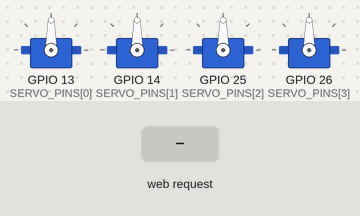
This sketch was run on a simulated ESP32. Shown: 4 × servo. The test bench sets the inputs (shaded band). What the sketch prints to the serial monitor is not drawn.

Above: at 1.2 s.
1.3 s: HTTP request GET /api/servo?joint=1&angle=1 received
At 2.0 s:
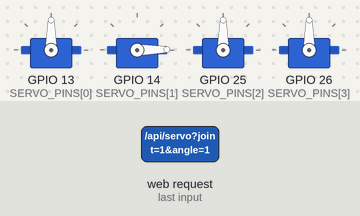
Timing chart, 0 to 4.3 s (numbered marks = the images above; inputs shaded):
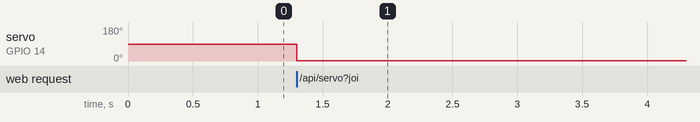

Measured:
- after the input at 1.3 s, servo on GPIO 14 (SERVO_PINS[1]): 90° → 1° at once

The sketch:

RoboticArm.ino
```cpp
#include <WiFi.h>
#include <WebServer.h>
#include <ESP32Servo.h>

const char* AP_SSID = "ArmBot-ESP32";
const char* AP_PASSWORD = "ArmControl123";

const uint8_t SERVO_PINS[4] = {13, 14, 25, 26};
const uint8_t IR_SENSOR_PIN = 27;
const bool IR_ACTIVE_LOW = true;
const int SERVO_MIN_US = 500;
const int SERVO_MAX_US = 2400;

const char INDEX_HTML[] PROGMEM = R"rawliteral(
<!DOCTYPE html>
<html lang="en">
<head>
<meta charset="UTF-8">
<meta name="viewport" content="width=device-width, initial-scale=1">
<title>ArmBot Control</title>
<style>
:root{color-scheme:dark;--bg:#0b1020;--panel:#151e32;--line:#283650;--text:#eef3ff;--muted:#9baac2;--accent:#7c9cff;--good:#39d6a0;--warn:#ffbd69}
*{box-sizing:border-box}body{margin:0;background:radial-gradient(circle at top,#172747,var(--bg) 55%);font-family:Arial,sans-serif;color:var(--text);min-height:100vh}
main{width:min(980px,94%);margin:28px auto}.top{display:flex;justify-content:space-between;align-items:center;gap:16px;flex-wrap:wrap;margin-bottom:22px}
h1{font-size:clamp(25px,5vw,36px);margin:0}.sub{color:var(--muted);margin-top:7px;font-size:14px}
.pill,.card{background:var(--panel);border:1px solid var(--line);border-radius:16px}.pill{padding:10px 14px;color:var(--good);font-size:13px}
.grid{display:grid;grid-template-columns:repeat(2,minmax(0,1fr));gap:16px}
.card{padding:20px}.wide{grid-column:1/-1}.card h2{font-size:17px;margin:0 0 17px}
.sensor{display:flex;align-items:center;justify-content:space-between;gap:12px;padding:13px 0;border-top:1px solid var(--line)}
.sensor:first-of-type{border-top:0}.value{font-weight:700}.status{color:var(--good)}
.joint{margin:18px 0}.joint-head{display:flex;justify-content:space-between;margin-bottom:10px;font-size:14px}
input[type=range]{width:100%;accent-color:var(--accent)}
button{border:0;border-radius:10px;background:var(--accent);color:#071126;padding:12px 16px;font-weight:700;cursor:pointer}
button.secondary{background:#263650;color:var(--text)}button:active{transform:scale(.98)}
.actions{display:flex;gap:10px;flex-wrap:wrap}.note{color:var(--muted);font-size:12px;line-height:1.5;margin-top:16px}
@media(max-width:650px){.grid{grid-template-columns:1fr}.wide{grid-column:auto}.card{padding:16px}}
</style>
</head>
<body>
<main>
<header class="top"><div><h1>ArmBot Control</h1><div class="sub">Wi-Fi controlled 4-DOF robotic arm</div></div><div class="pill">● ESP32 ACCESS POINT</div></header>
<section class="grid">
<div class="card">
<h2>Joint Controls</h2>
<div class="joint"><div class="joint-head"><label for="j0">Base rotation</label><strong id="v0">90°</strong></div><input id="j0" type="range" min="0" max="180" value="90"></div>
<div class="joint"><div class="joint-head"><label for="j1">Shoulder</label><strong id="v1">90°</strong></div><input id="j1" type="range" min="0" max="180" value="90"></div>
<div class="joint"><div class="joint-head"><label for="j2">Elbow</label><strong id="v2">90°</strong></div><input id="j2" type="range" min="0" max="180" value="90"></div>
<div class="joint"><div class="joint-head"><label for="j3">Gripper</label><strong id="v3">90°</strong></div><input id="j3" type="range" min="0" max="180" value="90"></div>
<div class="actions"><button id="home">Home position</button><button class="secondary" id="refresh">Refresh status</button></div>
</div>
<div class="card">
<h2>Object Detection</h2>
<div class="sensor"><span>IR obstacle sensor</span><strong class="value" id="object">Checking...</strong></div>
<div class="sensor"><span>Detection input</span><strong class="value" id="ir">—</strong></div>
<div class="sensor"><span>Connection</span><strong class="status" id="connection">Connected</strong></div>
<p class="note">Detection is provided by the connected IR obstacle sensor. It indicates whether an object is detected within the sensor's effective range; it is not camera-based recognition or distance measurement.</p>
</div>
<div class="card wide">
<h2>System Information</h2>
<div class="sensor"><span>Wi-Fi network</span><strong class="value">ArmBot-ESP32</strong></div>
<div class="sensor"><span>Dashboard address</span><strong class="value">http://192.168.4.1</strong></div>
<div class="sensor"><span>Control</span><strong class="value">Manual joint positioning</strong></div>
</div>
</section>
</main>
<script>
const sliders=[0,1,2,3].map(i=>document.getElementById('j'+i));
let timers=[];
function setJoint(i,value){
 document.getElementById('v'+i).textContent=value+'°';
 clearTimeout(timers[i]);
 timers[i]=setTimeout(async()=>{
  try{const r=await fetch(`/api/servo?joint=${i}&angle=${value}`);if(!r.ok)throw Error();}
  catch(e){document.getElementById('connection').textContent='Connection lost';}
 },100);
}
sliders.forEach((s,i)=>s.addEventListener('input',()=>setJoint(i,s.value)));
async function refreshState(){
 try{
  const r=await fetch('/api/state');if(!r.ok)throw Error();
  const d=await r.json();
  d.angles.forEach((a,i)=>{sliders[i].value=a;document.getElementById('v'+i).textContent=a+'°';});
  document.getElementById('object').textContent=d.objectDetected?'Object detected':'No object detected';
  document.getElementById('object').style.color=d.objectDetected?'var(--warn)':'var(--good)';
  document.getElementById('ir').textContent=d.irLevel;
  document.getElementById('connection').textContent='Connected';
 }catch(e){document.getElementById('connection').textContent='Connection lost';}
}
document.getElementById('home').addEventListener('click',async()=>{
 await Promise.all([0,1,2,3].map(i=>fetch(`/api/servo?joint=${i}&angle=90`)));
 refreshState();
});
document.getElementById('refresh').addEventListener('click',refreshState);
refreshState();setInterval(refreshState,1200);
</script>
</body>
</html>
)rawliteral";

WebServer server(80);
Servo servos[4];
int angles[4] = {90, 90, 90, 90};

bool objectDetected() {
  int level = digitalRead(IR_SENSOR_PIN);
  return IR_ACTIVE_LOW ? level == LOW : level == HIGH;
}

void sendState() {
  String json = "{\"angles\":[";
  for (int i = 0; i < 4; i++) {
    if (i) json += ",";
    json += String(angles[i]);
  }
  json += "],\"objectDetected\":";
  json += objectDetected() ? "true" : "false";
  json += ",\"irLevel\":";
  json += String(digitalRead(IR_SENSOR_PIN));
  json += "}";
  server.send(200, "application/json", json);
}

void handleServo() {
  if (!server.hasArg("joint") || !server.hasArg("angle")) {
    server.send(400, "text/plain", "Missing joint or angle");
    return;
  }

  int joint = server.arg("joint").toInt();
  int angle = server.arg("angle").toInt();

  if (joint < 0 || joint > 3 || angle < 0 || angle > 180) {
    server.send(400, "text/plain", "Invalid joint or angle");
    return;
  }

  angles[joint] = angle;
  servos[joint].write(angle);
  server.send(200, "application/json", "{\"ok\":true}");
}

void setup() {
  Serial.begin(115200);
  pinMode(IR_SENSOR_PIN, INPUT);

  for (int i = 0; i < 4; i++) {
    servos[i].setPeriodHertz(50);
    servos[i].attach(SERVO_PINS[i], SERVO_MIN_US, SERVO_MAX_US);
    servos[i].write(angles[i]);
  }

  WiFi.mode(WIFI_AP);
  WiFi.softAP(AP_SSID, AP_PASSWORD);

  server.on("/", HTTP_GET, []() {
    server.send_P(200, "text/html", INDEX_HTML);
  });
  server.on("/api/state", HTTP_GET, sendState);
  server.on("/api/servo", HTTP_GET, handleServo);
  server.begin();

  Serial.println();
  Serial.print("Wi-Fi network: ");
  Serial.println(AP_SSID);
  Serial.print("Dashboard: http://");
  Serial.println(WiFi.softAPIP());
}

void loop() {
  server.handleClient();
}
```
